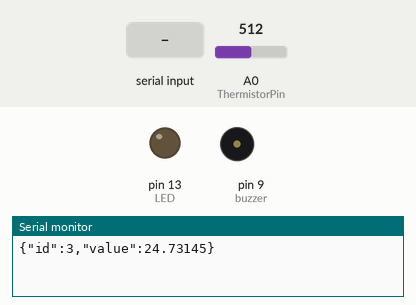
This sketch was run on a simulated Arduino Uno, built with avr-gcc and run on an emulated ATmega328P. On the bench: output pins drawn as LEDs (lit = HIGH), buzzer (waves = sounding), the last lines printed to the serial monitor. Inputs (shaded band) come from the test bench; at power-on: A0 (ThermistorPin) = 512. Pins used as bus, display or sensor lines are not drawn.

Above: at 1.2 s.
1.3 s: A0 (ThermistorPin) set to 524
At 11.2 s:
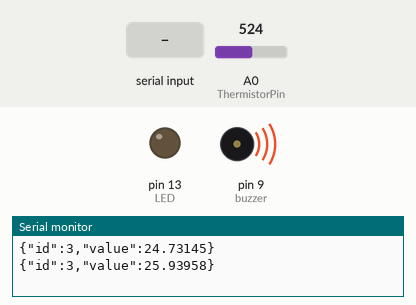
11.5 s: "1\n" received over Serial
Timing chart, 0 to 14.5 s (numbered marks = the images above; inputs shaded):
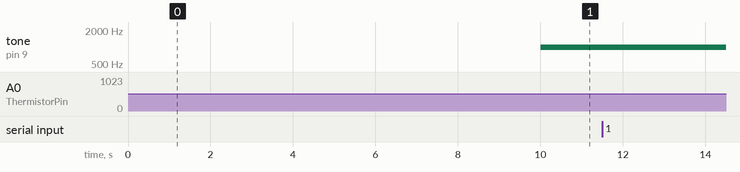

Measured:
- the behaviour switches between 514 and 515 on A0 (ThermistorPin) (found by bisection; images 0 and 1)
- after the input at 1.3 s, tone on pin 9 (buzzer): silent → 1000 Hz after 8.7 s

The sketch:

tempSensor.ino
```cpp
//Temperature Sensor example code that has been used and modifed: http://www.circuitbasics.com/arduino-thermistor-temperature-sensor-tutorial/

/*
The temperature sensor uses a thermistor connected to the Arduino via a breadboard to read the current temperature in the room the Arduino is placed.
The reading is then converted into Celcius, and the reading is sent to the main commuication HUB (Raspberry Pi 3) via XBee radio communication in the
form of a JSON object. The received JSON object containing the temperature is then interpretted by the Raspberry Pi, and a JSON object is then sent
back to the temperature sensor containing either a 0 or 1 value, which indicates whether or not to turn the radiator on or off (green LED in pin 13).
If the temperature exceeds 25 degrees Celcius, a 0 is sent and the radiator is turned off. If the temp is below 25, the radiator remains on.

Also, when the temperature exceeds 25 degrees Celcius, a red LED lights up and a buzzer is sounded to indicate to the user that the temeprature in
the room is too hot and that the radiator is being turned off once the correct message is received from the RPi3 via XBee radio communication.
*/

#include <ArduinoJson.h>

int ThermistorPin = 0; //Define thermistor pin
int tempValue;
float logR2, R2, T, Tc, Tf; //used to calculate Celcius and Fahrenheit
float c1 = 1.009249522e-03, c2 = 2.378405444e-04, c3 = 2.019202697e-07; //Used to calculate celcius
const int buzzer = 9; //Define buzzer pin
const int LED = 13; //Define radiator LED

struct values{
  int ID;
  int Val;
}; //Struct used to send temp value with unique ID to receieving Arduino connected to Pi via XBee radio communication

void setup() {
Serial.begin(9600);
pinMode(buzzer, OUTPUT);
pinMode(LED, OUTPUT);

}

void loop() {
  StaticJsonBuffer<1024> jsonBuffer; //Buffer to contain JSON objects
  JsonObject& obj = jsonBuffer.createObject(); //Create JSON object to send to Raspberry Pi control HUB

  if(Serial.available() > 0){
    String JSON = Serial.readStringUntil('\n'); //Split incoming JSON objects at each new line
    JsonObject& objRec = jsonBuffer.parseObject(JSON); //Assign incoming object to variable
    int id = objRec["id"]; //Obtain the value at "id" key and assign to variable
    Serial.println(JSON);
    Serial.println();

    if(id == 7){
      int radiator = objRec["radiator"]; //Obtain the value at "radiator" key and assign to variable
      Serial.println(radiator);
      if(radiator == 1){
          digitalWrite(LED, HIGH); //LED light on to signal radiator on
        }else if(radiator == 0){
          digitalWrite(LED, LOW); //LED light off to signal radiator off
          }
      }
    }

  tempValue = analogRead(ThermistorPin); //Obtain raw temperature data from thermistor pin
  R2 = 10000 * (1023.0 / (float)tempValue - 1.0); //Calculate the resistance of the thermistor
  logR2 = log(R2); //Apply log operation to resistance
  T = (1.0 / (c1 + c2*logR2 + c3*logR2*logR2*logR2)); //Temperature in Fahrenheit
  Tc = T - 273.15; //Temperature in Celcius


  //If temperature exceeds 25 degrees celcius, sound the buzzer and switch the warning LED light on
  if (Tc > 25) {
       digitalWrite(buzzer, HIGH); //LED lights up if
       tone(buzzer, 1000, 10000);
   }

   obj["id"] = 3; //Assign JSON object being sent with unique ID that is associated with the temperature sensor
   obj["value"] = Tc; //Assign the current temperature value in celcius to the value of the JSON object
   obj.printTo(Serial); //Print the JSON object (string) to the serial so that it is sent to the receiving XBee and Raspberry Pi
   Serial.println();
   delay(10000); //Create JSON object and print to serial every 10 seconds

}
```
